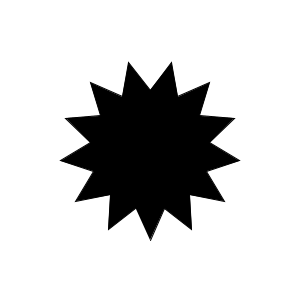
Frame 1 (no input)
Frame 60 (the mouse pressed at the canvas centre just before this capture): identical to frame 1, image omitted
Frame 120 (the mouse held since frame 60 and released just before this capture): identical to frame 1, image omitted

The Processing sketch that drew this single still picture (run headless with seeded random() and noise(); from frame 60 on, the mouse is pressed at the canvas centre):

// Processing sketch: processing_73309
// ── processing_73309.pde

//sides = number of sides
//x = x coor of center
//y = y coor of center
//d = distance of outer vertices from center
//d2 = distance of inner vertices from center
void drawPoly(int sides, int x, int y, int d, int d2)
{
  beginShape();
  for (int i = 0; i < sides; i++)
  {
    vertex(x + d*sin((2*PI)*i/sides), y + d*cos((2*PI)*i/sides));
    vertex(x + d2*sin(((2*PI)*i/sides)+(PI/sides)), y + d2*cos(((2*PI)*i/sides)+(PI/sides)));
  }
  endShape();
}

void setup()
{
  size(300, 300);
  background(255);
  fill(0);
  drawPoly(13, 150, 150, 90, 60);
}

void draw(){}
